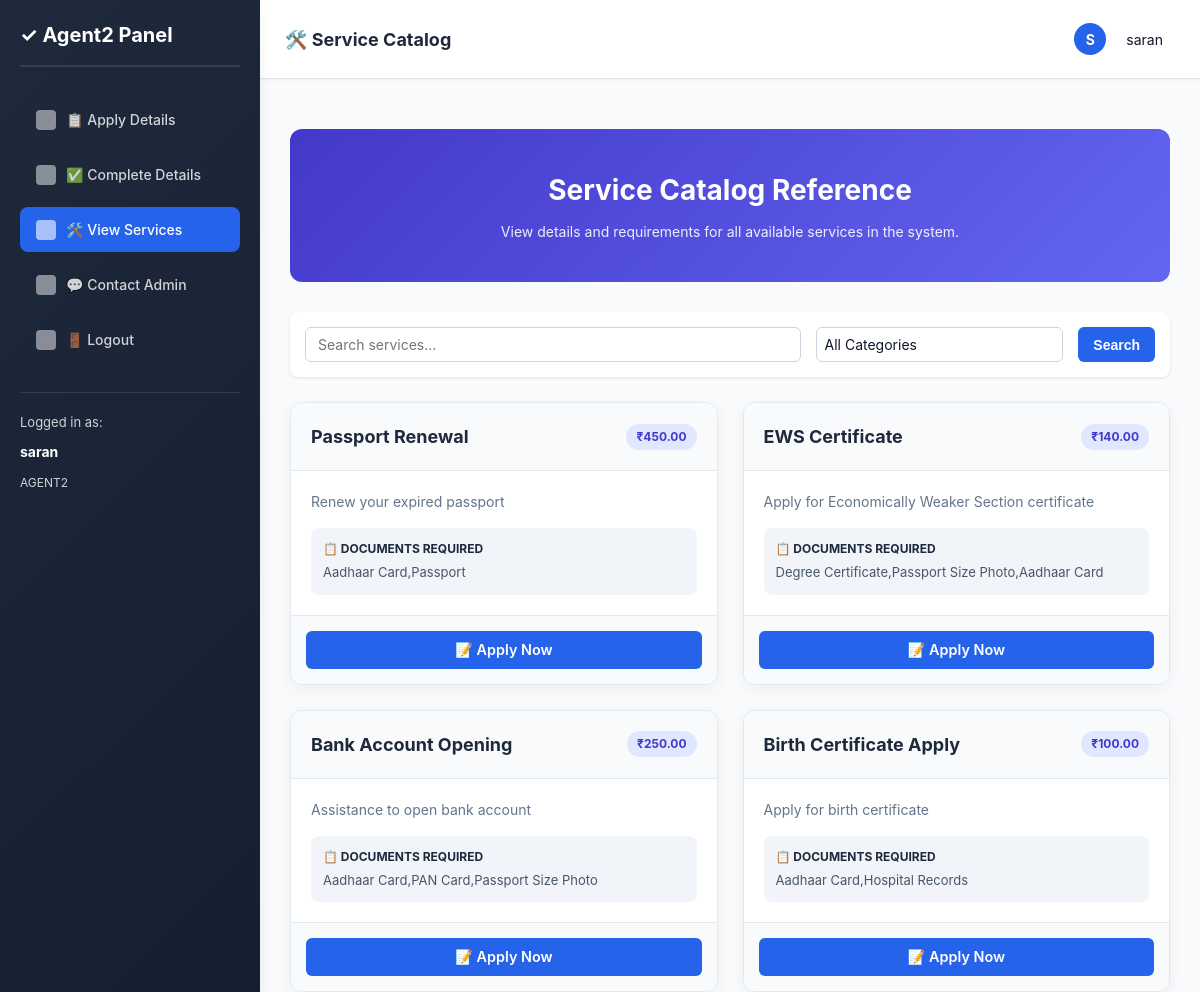
The page /agent2/service/ (signed in, upper part) on the database as committed earlier.
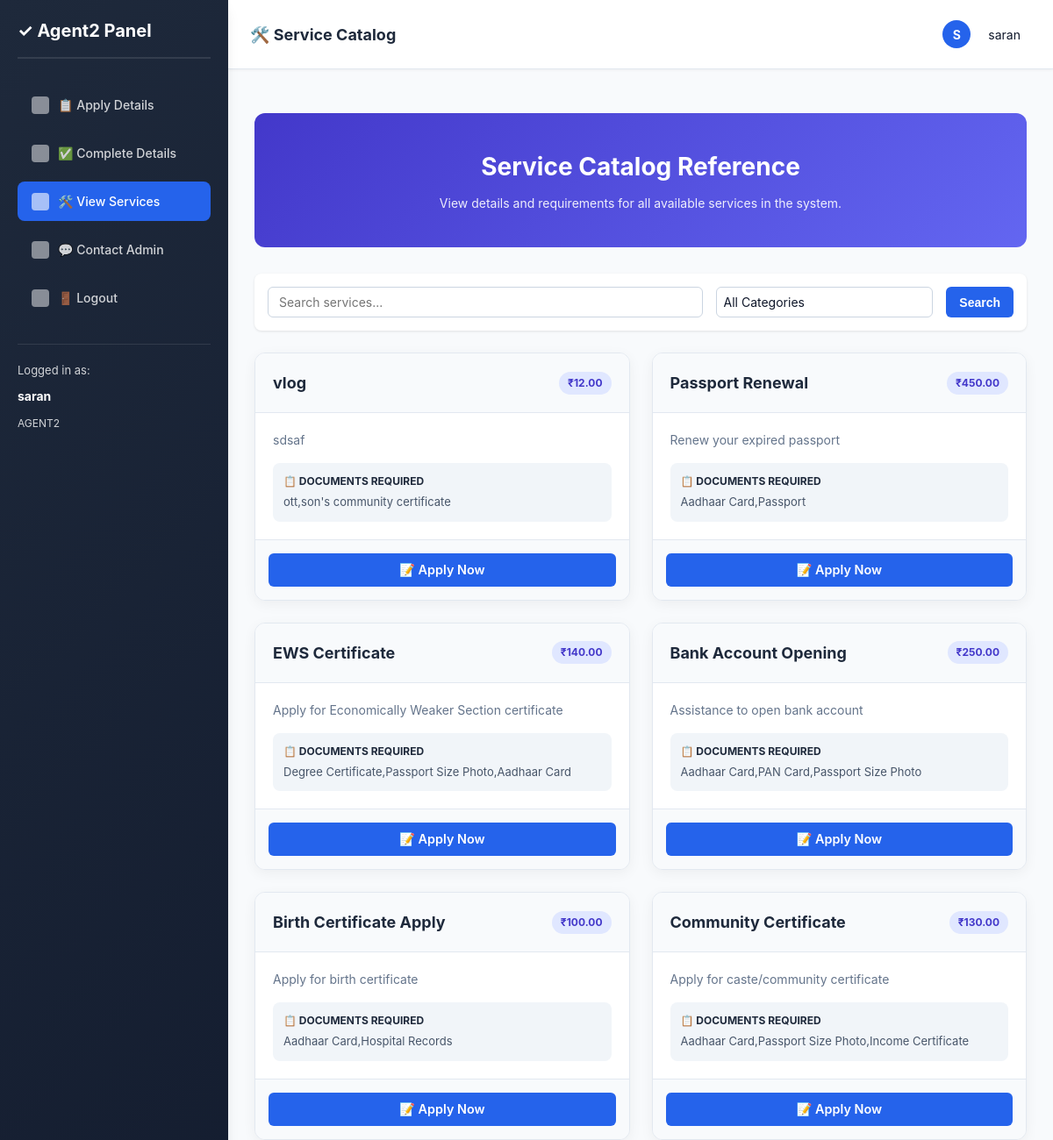
The same page on the database as committed later.
### services/models.py (models this page shows, shortened)
class Service(models.Model):
    name = models.CharField(max_length=100)
    description = models.TextField()
    charges = models.DecimalField(max_digits=10, decimal_places=2, default=0.00, help_text="Service charges amount")
    documents_required = models.TextField(blank=True, help_text="List of required documents")
    tutorial_link = models.URLField(blank=True, help_text="YouTube or tutorial video link")
    apply_link = models.URLField(blank=True, help_text="Link to apply for this service")
    minimum_age = models.PositiveSmallIntegerField(default=0, help_text="Minimum age required to apply for this service")
    page = models.ForeignKey('Page', on_delete=models.SET_NULL, null=True, blank=True, related_name='services', help_text="Assign to a specific page")
    created_at = models.DateTimeField(auto_now_add=True)

### services/views.py (the view)
# urls.py: path('agent2/service/', views.agent2_service, name='agent2_service'),
@login_required
@role_required(['AGENT2'])
def agent2_service(request):
    all_services = Service.objects.all().order_by('-id')
    pages = Page.objects.all()
    search_query = request.GET.get('search_services')
    if search_query:
        all_services = all_services.filter(Q(name__icontains=search_query) | Q(description__icontains=search_query))
    page_filter_id = request.GET.get('page_filter')
    if page_filter_id:
        all_services = all_services.filter(page_id=page_filter_id)
    context = {
        'services': all_services,
        'pages': pages,
        'search_query_services': search_query,
        'page_filter_id': page_filter_id,
        'sidebar_counts': get_agent2_sidebar_counts(request.user),
    }
    return render(request, 'agent2-site/service.html', context)

### services/context_processors.py (called while the page is built)
def admin_pages(request):
    if request.path.startswith('/adminsite/'):
        return {'pages': Page.objects.all()}
    return {'pages': []}

### services/views.py (called while the page is built, shortened)
def role_required(allowed_roles):
    def decorator(view_func):
        @wraps(view_func)
        def _wrapped_view(request, *args, **kwargs):
            if not request.user.is_authenticated:
                return redirect(reverse('login') + '?next=' + request.path)
            is_permitted = request.user.role in allowed_roles
            if 'ADMIN' in allowed_roles and (request.user.is_staff or request.user.is_superuser):
                is_permitted = True
            return view_func(request, *args, **kwargs)
        return _wrapped_view
    return decorator

def get_agent2_sidebar_counts(user):
    agent_base = ServiceRequest.objects.filter(user=user)
    return {
        'all': agent_base.count(),
        'pending': agent_base.filter(status='Pending').count(),
        'in_progress': agent_base.filter(status='In Progress').count(),
        'completed': agent_base.filter(status='Completed').count(),
    }

### services/templates/agent2-site/service.html (shortened to what this page needs)
{% extends 'agent2-site/base-agent2.html' %}
{% block content %}
<div class="agent2-service-hero">
    <h1>Service Catalog Reference</h1>
    <p>View details and requirements for all available services in the system.</p>
</div>
<div class="filter-bar" style="margin-bottom: 25px;">
    <form method="get" action="{% url 'agent2_service' %}" style="display: flex; gap: 15px; width: 100%; flex-wrap: wrap;">
        <div style="flex: 2; min-width: 200px;">
            <input type="text" name="search_services" placeholder="Search services..."
                   value="{{ search_query_services|default:'' }}"
                   style="width: 100%; padding: 8px 12px; border: 1px solid #cbd5e1; border-radius: 6px;">
        </div>
        <div style="flex: 1; min-width: 150px;">
            <select name="page_filter" onchange="this.form.submit()" style="width: 100%; padding: 8px; border-radius: 6px; border: 1px solid #cbd5e1; background: white;">
                <option value="">All Categories</option>
            </select>
        </div>
        <div style="display: flex; gap: 8px;">
            <button type="submit" class="btn btn-primary" style="padding: 8px 15px; background: #2563eb; color: white; border: none; border-radius: 6px; cursor: pointer;">Search</button>
        </div>
    </form>
</div>
<div class="services-grid">
    {% for service in services %}
    <div class="service-card">
        <div class="service-card-header">
            <h3>{{ service.name }}</h3>
            <div class="service-badge">₹{{ service.charges }}</div>
        </div>
        <div class="service-card-body">
            <p>{{ service.description }}</p>
            {% if service.documents_required %}
            <div class="doc-req-box">
                <strong>📋 Documents Required</strong>
                {{ service.documents_required|linebreaksbr }}
            </div>
            {% endif %}
        </div>
        <div style="padding: 15px; background: #f8fafc; border-top: 1px solid #e2e8f0; display: flex; gap: 10px;">
            <a href="{% url 'agent2_apply' service.id %}" style="flex: 1; text-align: center; background: #2563eb; color: white; text-decoration: none; padding: 8px; border-radius: 6px; font-size: 0.9rem; font-weight: 600;">📝 Apply Now</a>
        </div>
    </div>
    {% empty %}
    <div style="grid-column: 1 / -1; text-align: center; padding: 50px; background: white; border-radius: 12px; color: #94a3b8;">
        No services found matching your criteria.
    </div>
    {% endfor %}
</div>
{% endblock %}

Rows that differ between the two databases and show on the page:
added Service: name "vlog", charges "12.00", description "sdsaf", documents_required "ott,son's community certificate"
now on this page (row unchanged): Service: name "Community Certificate", charges "130.00", description "Apply for caste/community certificate", documents_required "Aadhaar Card,Passport Size Photo,Income Certificate"
